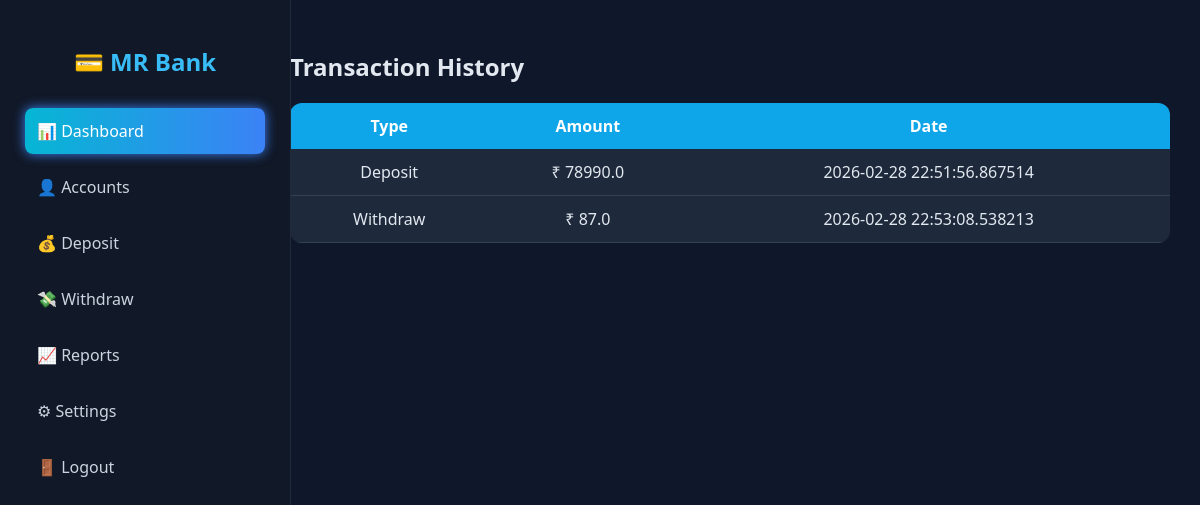
Screenshot of /transactions/1 with the database file from the repository.
### tables this page shows
CREATE TABLE transactions(
        id INTEGER PRIMARY KEY AUTOINCREMENT,
        account_id INTEGER,
        type TEXT,
        amount REAL,
        date TEXT
    );

### app.py (the view)
@app.route("/transactions/<int:id>")
def transactions(id):
    conn = get_db()
    data = conn.execute("SELECT * FROM transactions WHERE account_id=?",(id,)).fetchall()
    conn.close()
    return render_template("transactions.html", data=data)

### app.py (called while the page is built)
def get_db():
    conn = sqlite3.connect("bank.db", timeout=10)
    conn.row_factory = sqlite3.Row
    return conn

### templates/transactions.html
{% extends "base.html" %}
{% block content %}
<h2>Transaction History</h2>
<table>
<tr>
<th>Type</th>
<th>Amount</th>
<th>Date</th>
</tr>
{% for t in data %}
<tr>
<td>{{ t.type }}</td>
<td>₹ {{ t.amount }}</td>
<td>{{ t.date }}</td>
</tr>
{% endfor %}
</table>
{% endblock %}

### static/style.css (style rules this page uses)
body { margin: 0; font-family: 'Segoe UI', sans-serif; background: #0f172a; color: #e2e8f0; }
table { width: 100%; border-collapse: collapse; background: #1e293b; border-radius: 12px; overflow: hidden; }
th { background: #0ea5e9; color: white; padding: 12px; }
td { padding: 12px; text-align: center; border-bottom: 1px solid #334155; }

### rows the page displays
transactions: type "Deposit", amount "78990.0", date "2026-02-28 22:51:56.867514"
transactions: type "Withdraw", amount "87.0", date "2026-02-28 22:53:08.538213"
